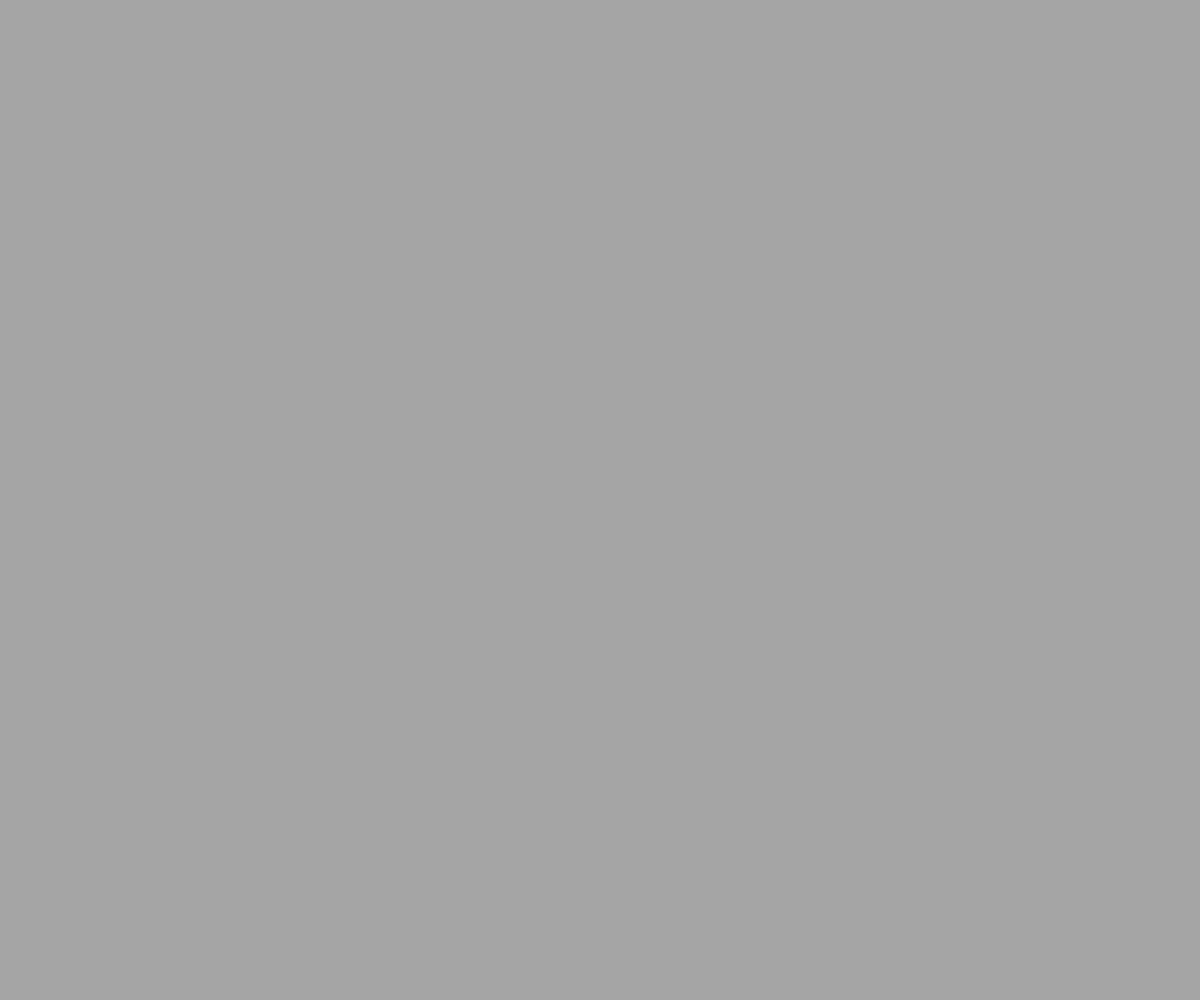
Frame 1 (no input)
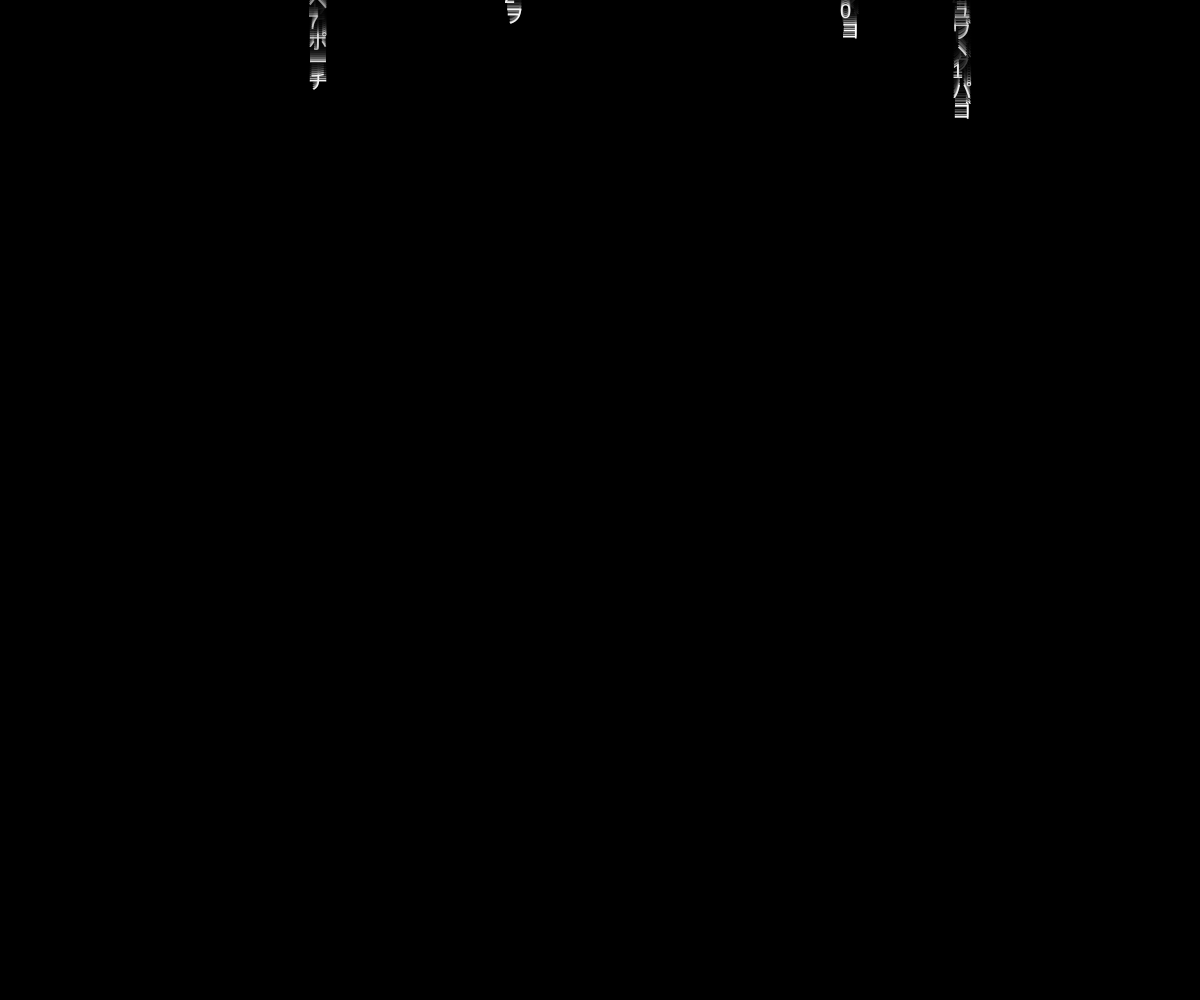
Frame 60 (no input)
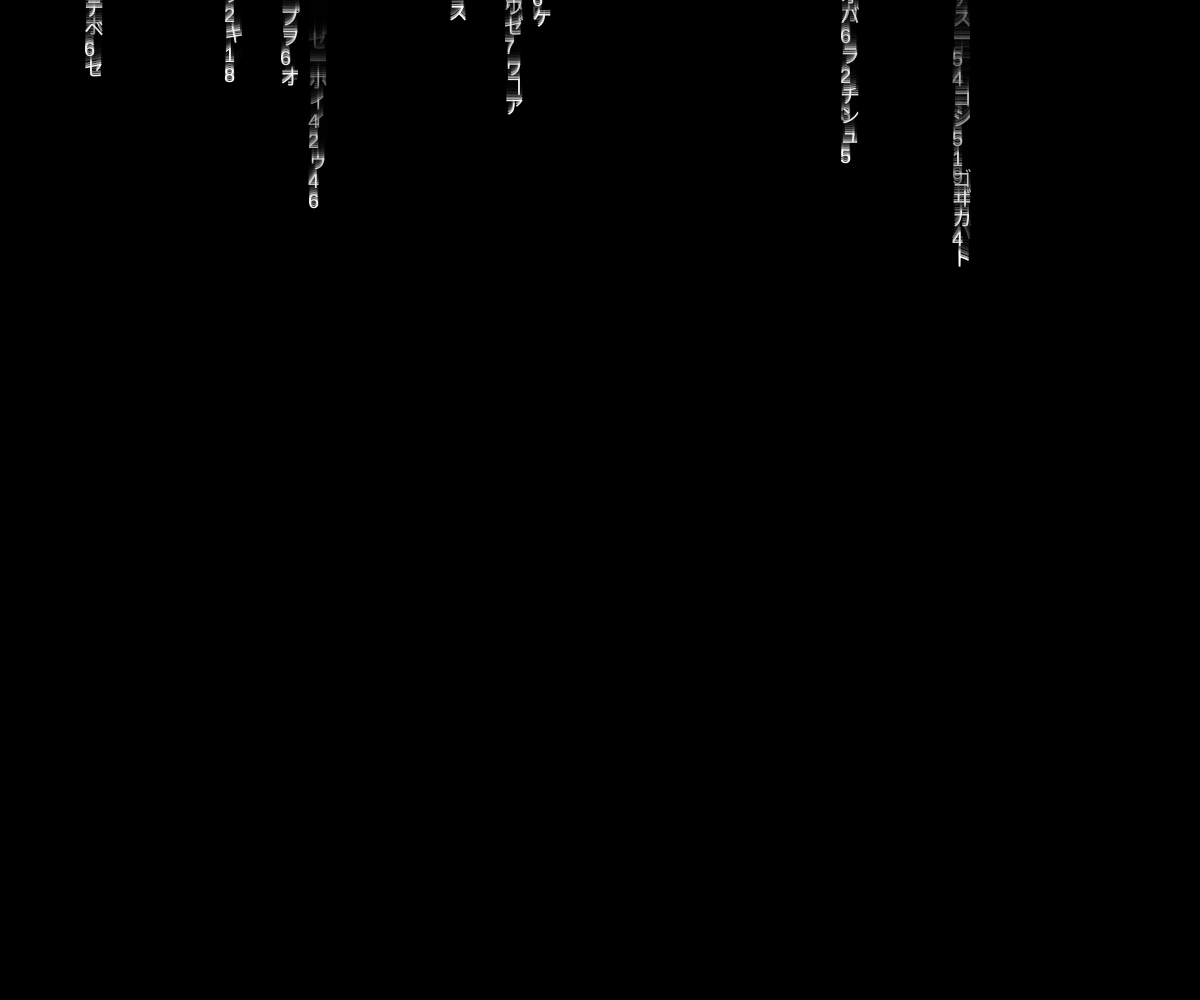
Frame 120 (the mouse pressed at the canvas centre since frame 60)

The p5.js sketch that drew these frames (run headless with seeded random() and noise() and a simulated clock; from frame 60 on, the mouse is pressed at the canvas centre):

// p5.js sketch
// ── sketch.js
/*

Based on the video:

Guest Tutorial #4 Matrix Digital Rain in p5.js with Emily Xie
https://youtu.be/S1TQCi9axzg

Author Juan Carlos Ponce Campuzano
https://jcponce.github.io
11/Oct/2021

*/

let symbolSize = 20;
let streams = [];
var fadeInterval = 1.2;

function setup() {
  createCanvas(windowWidth, windowHeight);

  textSize(symbolSize);

  generateSymbls();
}

function draw() {
  background(0, 90);
  streams.forEach(function (stream) {
    stream.render();
  });
}

function generateSymbls() {
  let x = 0;
  for (let i = 0; i <= width / symbolSize; i++) {
    let stream = new Stream();
    stream.generateSymbols(x, random(-1000, 0));
    streams.push(stream);
    x += symbolSize * 1.4;
  }
}

class mSymbol {
  constructor(x, y, speed, first, opacity) {
    this.x = x;
    this.y = y;
    this.speed = speed;
    this.switchInterval = round(random(10, 20));
    this.first = first;
    this.opacity = opacity;
  }

  setToRandomSymbol() {
    // Info: 
    // https://en.wikipedia.org/wiki/Katakana_(Unicode_block)
    var charType = round(random(0, 5));
    if (frameCount % this.switchInterval == 0) {
      if (charType > 1) {
        // Set it to Katakana
        this.value = String.fromCharCode(0x30a0 + round(random(0, 96)));
      } else {
        // Set it to numeric
        this.value = round(random(0, 9));
      }
    }
  }

  rain() {
    this.y = this.y >= height ? 0 : (this.y += this.speed);
  }
}

class Stream {
  constructor() {
    this.symbols = [];
    this.totalSymbols = round(random(5, 35));
    this.speed = random(1, 2.5);
  }

  generateSymbols(x, y) {
    let opacity = 255;
    
    // Boolean for first element
    let first = round(random(0, 4)) == 1; 
    
    for (let i = 0; i <= this.totalSymbols; i++) {
      let symbol = new mSymbol(x, y, this.speed, first, opacity);
      symbol.setToRandomSymbol();
      this.symbols.push(symbol);
      y -= symbolSize;
      opacity -= 255 / this.totalSymbols / fadeInterval;
      first = false;
    }
  }

  render() {
    this.symbols.forEach((symbol) => {
      if (symbol.first) {
        fill(255, 255, 255, symbol.opacity);
      } else {
        fill(245, 245, 245, symbol.opacity);
      }
      text(symbol.value, symbol.x, symbol.y);
      symbol.rain();
      symbol.setToRandomSymbol();
    });
  }
}

function windowResized() {
  resizeCanvas(windowWidth, windowHeight);
}
